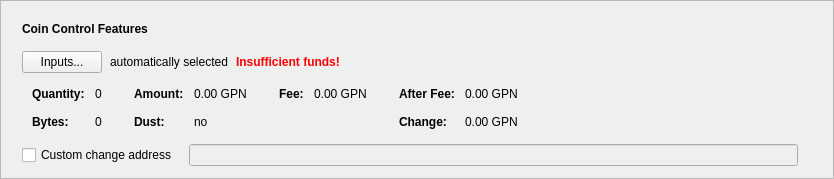
      <widget class="QFrame" name="frameCoinControl">
       <property name="sizePolicy">
        <sizepolicy hsizetype="Expanding" vsizetype="Fixed">
         <horstretch>0</horstretch>
         <verstretch>0</verstretch>
        </sizepolicy>
       </property>
       <property name="frameShape">
        <enum>QFrame::StyledPanel</enum>
       </property>
       <property name="frameShadow">
        <enum>QFrame::Raised</enum>
       </property>
       <layout class="QVBoxLayout" name="verticalLayout_2">
        <item>
         <layout class="QVBoxLayout" name="verticalLayoutCoinControl" stretch="0,0,0,0,0">
          <property name="spacing">
           <number>0</number>
          </property>
          <property name="sizeConstraint">
           <enum>QLayout::SetDefaultConstraint</enum>
          </property>
          <property name="leftMargin">
           <number>10</number>
          </property>
          <property name="topMargin">
           <number>10</number>
          </property>
          <item>
           <layout class="QHBoxLayout" name="horizontalLayoutCoinControl1">
            <property name="bottomMargin">
             <number>15</number>
            </property>
            <item>
             <widget class="QLabel" name="labelCoinControlFeatures">
              <property name="sizePolicy">
               <sizepolicy hsizetype="Preferred" vsizetype="Maximum">
                <horstretch>0</horstretch>
                <verstretch>0</verstretch>
               </sizepolicy>
              </property>
              <property name="font">
               <font>
                <weight>75</weight>
                <bold>true</bold>
               </font>
              </property>
              <property name="styleSheet">
               <string notr="true">font-weight:bold;</string>
              </property>
              <property name="text">
               <string>Coin Control Features</string>
              </property>
             </widget>
            </item>
           </layout>
          </item>
          <item>
           <layout class="QHBoxLayout" name="horizontalLayoutCoinControl2" stretch="0,0,0,0">
            <property name="spacing">
             <number>8</number>
            </property>
            <property name="bottomMargin">
             <number>10</number>
            </property>
            <item>
             <widget class="QPushButton" name="pushButtonCoinControl">
              <property name="styleSheet">
               <string notr="true"/>
              </property>
              <property name="text">
               <string>Inputs...</string>
              </property>
              <property name="autoDefault">
               <bool>false</bool>
              </property>
             </widget>
            </item>
            <item>
             <widget class="QLabel" name="labelCoinControlAutomaticallySelected">
              <property name="text">
               <string>automatically selected</string>
              </property>
              <property name="margin">
               <number>5</number>
              </property>
             </widget>
            </item>
            <item>
             <widget class="QLabel" name="labelCoinControlInsuffFunds">
              <property name="font">
               <font>
                <weight>75</weight>
                <bold>true</bold>
               </font>
              </property>
              <property name="styleSheet">
               <string notr="true">color:red;font-weight:bold;</string>
              </property>
              <property name="text">
               <string>Insufficient funds!</string>
              </property>
              <property name="margin">
               <number>5</number>
              </property>
             </widget>
            </item>
            <item>
             <spacer name="horizontalSpacerCoinControl">
              <property name="orientation">
               <enum>Qt::Horizontal</enum>
              </property>
              <property name="sizeHint" stdset="0">
               <size>
                <width>40</width>
                <height>1</height>
               </size>
              </property>
             </spacer>
            </item>
           </layout>
          </item>
          <item>
           <widget class="QWidget" name="widgetCoinControl" native="true">
            <property name="sizePolicy">
             <sizepolicy hsizetype="Preferred" vsizetype="Preferred">
              <horstretch>0</horstretch>
              <verstretch>0</verstretch>
             </sizepolicy>
            </property>
            <property name="minimumSize">
             <size>
              <width>0</width>
              <height>0</height>
             </size>
            </property>
            <property name="styleSheet">
             <string notr="true"/>
            </property>
            <layout class="QHBoxLayout" name="horizontalLayoutCoinControl5">
             <property name="leftMargin">
              <number>0</number>
             </property>
             <property name="topMargin">
              <number>0</number>
             </property>
             <property name="rightMargin">
              <number>0</number>
             </property>
             <property name="bottomMargin">
              <number>0</number>
             </property>
             <item>
              <layout class="QHBoxLayout" name="horizontalLayoutCoinControl3" stretch="0,0,0,1">
               <property name="spacing">
                <number>20</number>
               </property>
               <property name="topMargin">
                <number>0</number>
               </property>
               <property name="bottomMargin">
                <number>10</number>
               </property>
               <item>
                <layout class="QFormLayout" name="formLayoutCoinControl1">
                 <property name="horizontalSpacing">
                  <number>10</number>
                 </property>
                 <property name="verticalSpacing">
                  <number>14</number>
                 </property>
                 <property name="leftMargin">
                  <number>10</number>
                 </property>
                 <property name="topMargin">
                  <number>4</number>
                 </property>
                 <property name="rightMargin">
                  <number>6</number>
                 </property>
                 <item row="0" column="0">
                  <widget class="QLabel" name="labelCoinControlQuantityText">
                   <property name="font">
                    <font>
                     <weight>75</weight>
                     <bold>true</bold>
                    </font>
                   </property>
                   <property name="text">
                    <string>Quantity:</string>
                   </property>
                   <property name="margin">
                    <number>0</number>
                   </property>
                  </widget>
                 </item>
                 <item row="0" column="1">
                  <widget class="QLabel" name="labelCoinControlQuantity">
                   <property name="cursor">
                    <cursorShape>IBeamCursor</cursorShape>
                   </property>
                   <property name="contextMenuPolicy">
                    <enum>Qt::ActionsContextMenu</enum>
                   </property>
                   <property name="text">
                    <string notr="true">0</string>
                   </property>
                   <property name="margin">
                    <number>0</number>
                   </property>
                   <property name="textInteractionFlags">
                    <set>Qt::LinksAccessibleByMouse|Qt::TextSelectableByKeyboard|Qt::TextSelectableByMouse</set>
                   </property>
                  </widget>
                 </item>
                 <item row="1" column="0">
                  <widget class="QLabel" name="labelCoinControlBytesText">
                   <property name="font">
                    <font>
                     <weight>75</weight>
                     <bold>true</bold>
                    </font>
                   </property>
                   <property name="text">
                    <string>Bytes:</string>
                   </property>
                  </widget>
                 </item>
                 <item row="1" column="1">
                  <widget class="QLabel" name="labelCoinControlBytes">
                   <property name="cursor">
                    <cursorShape>IBeamCursor</cursorShape>
                   </property>
                   <property name="contextMenuPolicy">
                    <enum>Qt::ActionsContextMenu</enum>
                   </property>
                   <property name="text">
                    <string notr="true">0</string>
                   </property>
                   <property name="textInteractionFlags">
                    <set>Qt::LinksAccessibleByMouse|Qt::TextSelectableByKeyboard|Qt::TextSelectableByMouse</set>
                   </property>
                  </widget>
                 </item>
                </layout>
               </item>
               <item>
                <layout class="QFormLayout" name="formLayoutCoinControl2">
                 <property name="horizontalSpacing">
                  <number>10</number>
                 </property>
                 <property name="verticalSpacing">
                  <number>14</number>
                 </property>
                 <property name="leftMargin">
                  <number>6</number>
                 </property>
                 <property name="topMargin">
                  <number>4</number>
                 </property>
                 <property name="rightMargin">
                  <number>6</number>
                 </property>
                 <item row="0" column="0">
                  <widget class="QLabel" name="labelCoinControlAmountText">
                   <property name="font">
                    <font>
                     <weight>75</weight>
                     <bold>true</bold>
                    </font>
                   </property>
                   <property name="text">
                    <string>Amount:</string>
                   </property>
                   <property name="margin">
                    <number>0</number>
                   </property>
                  </widget>
                 </item>
                 <item row="0" column="1">
                  <widget class="QLabel" name="labelCoinControlAmount">
                   <property name="cursor">
                    <cursorShape>IBeamCursor</cursorShape>
                   </property>
                   <property name="contextMenuPolicy">
                    <enum>Qt::ActionsContextMenu</enum>
                   </property>
                   <property name="text">
                    <string notr="true">0.00 GPN</string>
                   </property>
                   <property name="textInteractionFlags">
                    <set>Qt::LinksAccessibleByMouse|Qt::TextSelectableByKeyboard|Qt::TextSelectableByMouse</set>
                   </property>
                  </widget>
                 </item>
                 <item row="1" column="0">
                  <widget class="QLabel" name="labelCoinControlLowOutputText">
                   <property name="font">
                    <font>
                     <weight>75</weight>
                     <bold>true</bold>
                    </font>
                   </property>
                   <property name="text">
                    <string>Dust:</string>
                   </property>
                  </widget>
                 </item>
                 <item row="1" column="1">
                  <widget class="QLabel" name="labelCoinControlLowOutput">
                   <property name="cursor">
                    <cursorShape>IBeamCursor</cursorShape>
                   </property>
                   <property name="contextMenuPolicy">
                    <enum>Qt::ActionsContextMenu</enum>
                   </property>
                   <property name="text">
                    <string notr="true">no</string>
                   </property>
                   <property name="textInteractionFlags">
                    <set>Qt::LinksAccessibleByMouse|Qt::TextSelectableByKeyboard|Qt::TextSelectableByMouse</set>
                   </property>
                  </widget>
                 </item>
                </layout>
               </item>
               <item>
                <layout class="QFormLayout" name="formLayoutCoinControl3">
                 <property name="horizontalSpacing">
                  <number>10</number>
                 </property>
                 <property name="verticalSpacing">
                  <number>14</number>
                 </property>
                 <property name="leftMargin">
                  <number>6</number>
                 </property>
                 <property name="topMargin">
                  <number>4</number>
                 </property>
                 <property name="rightMargin">
                  <number>6</number>
                 </property>
                 <item row="0" column="0">
                  <widget class="QLabel" name="labelCoinControlFeeText">
                   <property name="font">
                    <font>
                     <weight>75</weight>
                     <bold>true</bold>
                    </font>
                   </property>
                   <property name="text">
                    <string>Fee:</string>
                   </property>
                   <property name="margin">
                    <number>0</number>
                   </property>
                  </widget>
                 </item>
                 <item row="0" column="1">
                  <widget class="QLabel" name="labelCoinControlFee">
                   <property name="cursor">
                    <cursorShape>IBeamCursor</cursorShape>
                   </property>
                   <property name="contextMenuPolicy">
                    <enum>Qt::ActionsContextMenu</enum>
                   </property>
                   <property name="text">
                    <string notr="true">0.00 GPN</string>
                   </property>
                   <property name="textInteractionFlags">
                    <set>Qt::LinksAccessibleByMouse|Qt::TextSelectableByKeyboard|Qt::TextSelectableByMouse</set>
                   </property>
                  </widget>
                 </item>
                </layout>
               </item>
               <item>
                <layout class="QFormLayout" name="formLayoutCoinControl4">
                 <property name="horizontalSpacing">
                  <number>10</number>
                 </property>
                 <property name="verticalSpacing">
                  <number>14</number>
                 </property>
                 <property name="leftMargin">
                  <number>6</number>
                 </property>
                 <property name="topMargin">
                  <number>4</number>
                 </property>
                 <property name="rightMargin">
                  <number>6</number>
                 </property>
                 <item row="0" column="0">
                  <widget class="QLabel" name="labelCoinControlAfterFeeText">
                   <property name="font">
                    <font>
                     <weight>75</weight>
                     <bold>true</bold>
                    </font>
                   </property>
                   <property name="text">
                    <string>After Fee:</string>
                   </property>
                   <property name="margin">
                    <number>0</number>
                   </property>
                  </widget>
                 </item>
                 <item row="0" column="1">
                  <widget class="QLabel" name="labelCoinControlAfterFee">
                   <property name="cursor">
                    <cursorShape>IBeamCursor</cursorShape>
                   </property>
                   <property name="contextMenuPolicy">
                    <enum>Qt::ActionsContextMenu</enum>
                   </property>
                   <property name="text">
                    <string notr="true">0.00 GPN</string>
                   </property>
                   <property name="textInteractionFlags">
                    <set>Qt::LinksAccessibleByMouse|Qt::TextSelectableByKeyboard|Qt::TextSelectableByMouse</set>
                   </property>
                  </widget>
                 </item>
                 <item row="1" column="0">
                  <widget class="QLabel" name="labelCoinControlChangeText">
                   <property name="font">
                    <font>
                     <weight>75</weight>
                     <bold>true</bold>
                    </font>
                   </property>
                   <property name="text">
                    <string>Change:</string>
                   </property>
                  </widget>
                 </item>
                 <item row="1" column="1">
                  <widget class="QLabel" name="labelCoinControlChange">
                   <property name="cursor">
                    <cursorShape>IBeamCursor</cursorShape>
                   </property>
                   <property name="contextMenuPolicy">
                    <enum>Qt::ActionsContextMenu</enum>
                   </property>
                   <property name="text">
                    <string notr="true">0.00 GPN</string>
                   </property>
                   <property name="textInteractionFlags">
                    <set>Qt::LinksAccessibleByMouse|Qt::TextSelectableByKeyboard|Qt::TextSelectableByMouse</set>
                   </property>
                  </widget>
                 </item>
                </layout>
               </item>
              </layout>
             </item>
            </layout>
           </widget>
          </item>
          <item>
           <layout class="QHBoxLayout" name="horizontalLayoutCoinControl4" stretch="0,0,0">
            <property name="spacing">
             <number>12</number>
            </property>
            <property name="sizeConstraint">
             <enum>QLayout::SetDefaultConstraint</enum>
            </property>
            <property name="topMargin">
             <number>5</number>
            </property>
            <property name="rightMargin">
             <number>5</number>
            </property>
            <item>
             <widget class="QCheckBox" name="checkBoxCoinControlChange">
              <property name="toolTip">
               <string>If this is activated, but the change address is empty or invalid, change will be sent to a newly generated address.</string>
              </property>
              <property name="text">
               <string>Custom change address</string>
              </property>
             </widget>
            </item>
            <item>
             <widget class="QValidatedLineEdit" name="lineEditCoinControlChange">
              <property name="enabled">
               <bool>false</bool>
              </property>
              <property name="sizePolicy">
               <sizepolicy hsizetype="Expanding" vsizetype="Fixed">
                <horstretch>0</horstretch>
                <verstretch>0</verstretch>
               </sizepolicy>
              </property>
             </widget>
            </item>
            <item>
             <widget class="QLabel" name="labelCoinControlChangeLabel">
              <property name="sizePolicy">
               <sizepolicy hsizetype="Preferred" vsizetype="Expanding">
                <horstretch>0</horstretch>
                <verstretch>0</verstretch>
               </sizepolicy>
              </property>
              <property name="minimumSize">
               <size>
                <width>0</width>
                <height>0</height>
               </size>
              </property>
              <property name="text">
               <string/>
              </property>
              <property name="margin">
               <number>3</number>
              </property>
             </widget>
            </item>
           </layout>
          </item>
          <item>
           <spacer name="verticalSpacerCoinControl">
            <property name="orientation">
             <enum>Qt::Vertical</enum>
            </property>
            <property name="sizeType">
             <enum>QSizePolicy::Expanding</enum>
            </property>
            <property name="sizeHint" stdset="0">
             <size>
              <width>800</width>
              <height>1</height>
             </size>
            </property>
           </spacer>
          </item>
         </layout>
        </item>
       </layout>
      </widget>
